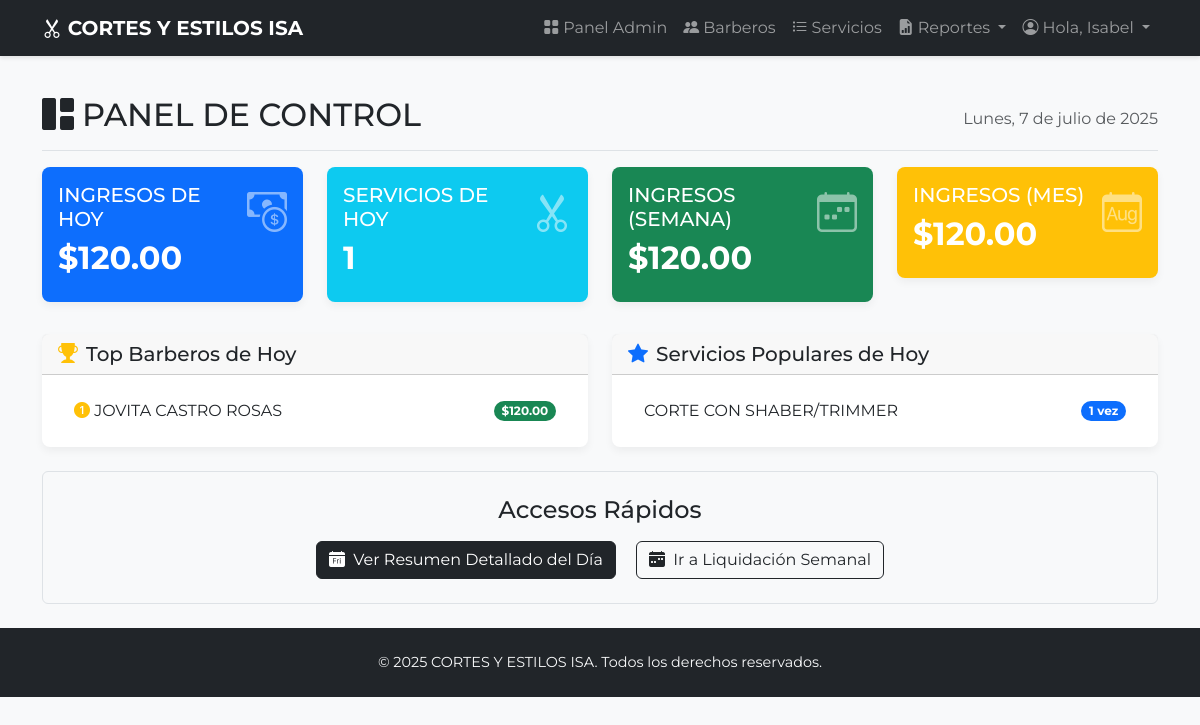
Page /admin/dashboard (signed in) on the committed database.
### app.py (models this page shows, shortened)
class Barbero(db.Model, UserMixin):
    id = db.Column(db.Integer, primary_key=True)
    nombre_usuario = db.Column(db.String(80), unique=True, nullable=False)
    contrasena_hash = db.Column(db.String(256), nullable=False)
    nombre_completo = db.Column(db.String(120), nullable=False)
    porcentaje_comision = db.Column(db.Float, nullable=False, default=0.5)
    rol = db.Column(db.String(20), nullable=False, default='barbero')
    cortes = db.relationship('Corte', backref='autor_barbero', lazy='dynamic') # Cambiado a lazy='dynamic'
    pagos = db.relationship('PagoSemanal', backref='beneficiario_barbero', lazy='dynamic') # Cambiado a lazy='dynamic'

class Servicio(db.Model): # Definido ANTES de Corte
    id = db.Column(db.Integer, primary_key=True)
    nombre = db.Column(db.String(100), unique=True, nullable=False)
    precio = db.Column(db.Float, nullable=False)
    activo = db.Column(db.Boolean, default=True, nullable=False)
    cortes_realizados = db.relationship('Corte', backref='servicio_prestado', lazy='dynamic')

### app.py (the view)
@app.route('/admin/dashboard')
@login_required
@admin_required
def admin_dashboard():
    hoy_utc = datetime.utcnow().date()
    inicio_hoy = datetime.combine(hoy_utc, datetime.min.time())
    fin_hoy = datetime.combine(hoy_utc, datetime.max.time())
    cortes_hoy = Corte.query.filter(Corte.fecha_hora_corte.between(inicio_hoy, fin_hoy)).all()
    ingresos_hoy = sum(c.precio_registrado for c in cortes_hoy)
    servicios_hoy = len(cortes_hoy)
    ingresos_por_barbero = {}
    for corte in cortes_hoy:
        nombre_barbero = corte.autor_barbero.nombre_completo
        ingresos_por_barbero[nombre_barbero] = ingresos_por_barbero.get(nombre_barbero, 0) + corte.precio_registrado
    top_barberos = sorted(ingresos_por_barbero.items(), key=lambda item: item[1], reverse=True)[:3]
    contador_servicios = Counter(c.servicio_prestado.nombre for c in cortes_hoy)
    servicios_populares = contador_servicios.most_common(3)
    hoy = date.today()
    inicio_semana_dt = hoy - timedelta(days=hoy.weekday())
    fin_semana_dt = inicio_semana_dt + timedelta(days=6)
    inicio_semana = datetime.combine(inicio_semana_dt, datetime.min.time())
    fin_semana = datetime.combine(fin_semana_dt, datetime.max.time())
    ingresos_semana = db.session.query(func.sum(Corte.precio_registrado)).filter(Corte.fecha_hora_corte.between(inicio_semana, fin_semana)).scalar() or 0.0
    inicio_mes_dt = hoy.replace(day=1)
    _, ultimo_dia_mes = calendar.monthrange(hoy.year, hoy.month)
    fin_mes_dt = hoy.replace(day=ultimo_dia_mes)
    inicio_mes = datetime.combine(inicio_mes_dt, datetime.min.time())
    fin_mes = datetime.combine(fin_mes_dt, datetime.max.time())
    ingresos_mes = db.session.query(func.sum(Corte.precio_registrado)).filter(Corte.fecha_hora_corte.between(inicio_mes, fin_mes)).scalar() or 0.0
    fecha_formateada = formatear_fecha_espanol(datetime.now(TARGET_TIMEZONE))
    return render_template('admin/dashboard.html',
                           ingresos_hoy=ingresos_hoy,
                           servicios_hoy=servicios_hoy,
                           ingresos_semana=ingresos_semana,
                           ingresos_mes=ingresos_mes,
                           top_barberos=top_barberos,
                           servicios_populares=servicios_populares,
                           fecha_formateada=fecha_formateada)

### app.py (called while the page is built)
def formatear_fecha_espanol(dt):
    dias = ["Lunes", "Martes", "Miércoles", "Jueves", "Viernes", "Sábado", "Domingo"]
    meses = ["Enero", "Febrero", "Marzo", "Abril", "Mayo", "Junio", "Julio", "Agosto", "Septiembre", "Octubre", "Noviembre", "Diciembre"]
    nombre_dia = dias[dt.weekday()]
    nombre_mes = meses[dt.month - 1]
    return f"{nombre_dia}, {dt.day} de {nombre_mes.lower()} de {dt.year}"

@login_manager.user_loader
def load_user(user_id):
    return Barbero.query.get(int(user_id))

def admin_required(f):
    @wraps(f)
    def decorated_function(*args, **kwargs):
        if not current_user.is_authenticated or current_user.rol != 'admin':
            flash("Acceso no autorizado. Se requieren permisos de administrador.", "danger")
            return redirect(url_for('login', next=request.url))
        return f(*args, **kwargs)
    return decorated_function

@app.context_processor
def inject_now():
    utc_now = datetime.utcnow()
    aware_utc_now = pytz.utc.localize(utc_now)
    local_now = aware_utc_now.astimezone(TARGET_TIMEZONE)
    return {'now': local_now} # 'now' ahora estará en tu hora local

### templates/admin/dashboard.html (shortened to what this page needs)
{% extends "base.html" %}
{% block content %}
    <div class="d-flex justify-content-between flex-wrap flex-md-nowrap align-items-center pt-3 pb-2 mb-3 border-bottom">
        <h1 class="h2"><i class="bi bi-grid-1x2-fill me-2"></i>PANEL DE CONTROL</h1>
        <span class="text-muted">{{ fecha_formateada }}</span>
    </div>
    <div class="row g-4">
        <div class="col-md-6 col-xl-3"><div class="card text-white bg-primary"><div class="card-body"><div class="d-flex justify-content-between"><div><h5 class="card-title">INGRESOS DE HOY</h5><h2 class="fw-bold">${{ "{:,.2f}".format(ingresos_hoy) }}</h2></div><div class="fs-1 opacity-50"><i class="bi bi-cash-coin"></i></div></div></div></div></div>
        <div class="col-md-6 col-xl-3"><div class="card text-white bg-info"><div class="card-body"><div class="d-flex justify-content-between"><div><h5 class="card-title">SERVICIOS DE HOY</h5><h2 class="fw-bold">{{ servicios_hoy }}</h2></div><div class="fs-1 opacity-50"><i class="bi bi-scissors"></i></div></div></div></div></div>
        <div class="col-md-6 col-xl-3"><div class="card text-white bg-success"><div class="card-body"><div class="d-flex justify-content-between"><div><h5 class="card-title">INGRESOS (SEMANA)</h5><h2 class="fw-bold">${{ "{:,.2f}".format(ingresos_semana) }}</h2></div><div class="fs-1 opacity-50"><i class="bi bi-calendar-week"></i></div></div></div></div></div>
        <div class="col-md-6 col-xl-3"><div class="card text-white bg-warning"><div class="card-body"><div class="d-flex justify-content-between"><div><h5 class="card-title">INGRESOS (MES)</h5><h2 class="fw-bold">${{ "{:,.2f}".format(ingresos_mes) }}</h2></div><div class="fs-1 opacity-50"><i class="bi bi-calendar-month"></i></div></div></div></div></div>
    </div>
    <div class="row g-4 mt-2">
        <div class="col-lg-6">
            <div class="card h-100">
                <div class="card-header"><h5 class="mb-0"><i class="bi bi-trophy-fill text-warning me-2"></i>Top Barberos de Hoy</h5></div>
                <div class="card-body">
                    {% if top_barberos %}
                        <ul class="list-group list-group-flush">
                            {% for barbero, total in top_barberos %}
                                <li class="list-group-item d-flex justify-content-between align-items-center">
                                    <span>
                                        {% if loop.index == 1 %}<i class="bi bi-1-circle-fill text-warning"></i>
                                        {% elif loop.index == 2 %}<i class="bi bi-2-circle-fill text-secondary"></i>
                                        {% elif loop.index == 3 %}<i class="bi bi-3-circle-fill text-danger"></i>
                                        {% else %}<i class="bi bi-dot"></i>
                                        {% endif %}
                                        {{ barbero }}
                                    </span>
                                    <span class="badge bg-success rounded-pill">${{ "{:,.2f}".format(total) }}</span>
                                </li>
                            {% endfor %}
                        </ul>
                    {% else %}
                        <p class="text-muted text-center mt-3">No hay ingresos registrados hoy para mostrar un top.</p>
                    {% endif %}
                </div>
            </div>
        </div>
        <div class="col-lg-6">
            <div class="card h-100">
                <div class="card-header"><h5 class="mb-0"><i class="bi bi-star-fill text-primary me-2"></i>Servicios Populares de Hoy</h5></div>
                <div class="card-body">
                    {% if servicios_populares %}
                         <ul class="list-group list-group-flush">
                            {% for servicio, count in servicios_populares %}
                                <li class="list-group-item d-flex justify-content-between align-items-center">
                                    {{ servicio }}
                                    <span class="badge bg-primary rounded-pill">{{ count }} {% if count > 1 %}veces{% else %}vez{% endif %}</span>
                                </li>
                            {% endfor %}
                        </ul>
                    {% else %}
                        <p class="text-muted text-center mt-3">No se han realizado servicios hoy.</p>
                    {% endif %}
                </div>
            </div>
        </div>
    </div>
    <div class="mt-4 p-4 border rounded bg-light text-center">
        <h4 class="mb-3">Accesos Rápidos</h4>
        <a href="{{ url_for('admin_resumen_diario_barberos') }}" class="btn btn-dark mx-2"><i class="bi bi-calendar-day-fill me-1"></i> Ver Resumen Detallado del Día</a>
        <a href="{{ url_for('admin_liquidacion_semanal') }}" class="btn btn-outline-dark mx-2"><i class="bi bi-calendar-week-fill me-1"></i> Ir a Liquidación Semanal</a>
    </div>
{% endblock %}

### templates/base.html (shortened to what this page needs)
<!DOCTYPE html>
<html lang="es" data-bs-theme="light">
<head>
    <link href="https://cdn.jsdelivr.net/npm/bootstrap@5.3.2/dist/css/bootstrap.min.css" rel="stylesheet">
    <link rel="stylesheet" href="https://cdn.jsdelivr.net/npm/bootstrap-icons@1.11.3/font/bootstrap-icons.min.css">
</head>
<body>
    <nav class="navbar navbar-expand-lg navbar-dark bg-dark sticky-top">
        <div class="container">
            <a class="navbar-brand fw-bold" href="{{ url_for('index') }}">
                <i class="bi bi-scissors"></i>
                CORTES Y ESTILOS ISA
            </a>
            <div class="collapse navbar-collapse" id="navbarNav">
                <ul class="navbar-nav ms-auto mb-2 mb-lg-0">
                    {% if current_user.is_authenticated %}
                        {% if current_user.rol == 'admin' %}
                            <li class="nav-item"><a class="nav-link" href="{{ url_for('admin_dashboard') }}"><i class="bi bi-grid-fill me-1"></i>Panel Admin</a></li>
                            <li class="nav-item"><a class="nav-link" href="{{ url_for('admin_barberos') }}"><i class="bi bi-people-fill me-1"></i>Barberos</a></li>
                            <li class="nav-item"><a class="nav-link" href="{{ url_for('admin_servicios') }}"><i class="bi bi-list-task me-1"></i>Servicios</a></li>
                            <li class="nav-item dropdown">
                                <a class="nav-link dropdown-toggle" href="#" id="navbarDropdownReportes" role="button" data-bs-toggle="dropdown" aria-expanded="false">
                                    <i class="bi bi-file-earmark-bar-graph-fill me-1"></i>Reportes
                                </a>
                            </li>
                        {% else %}
                            <li class="nav-item"><a class="nav-link" href="{{ url_for('barbero_dashboard') }}"><i class="bi bi-person-workspace me-1"></i>Mi Panel</a></li>
                        {% endif %}
                        <li class="nav-item dropdown">
                             <a class="nav-link dropdown-toggle" href="#" id="navbarDropdownUser" role="button" data-bs-toggle="dropdown" aria-expanded="false">
                                <i class="bi bi-person-circle me-1"></i>Hola, {{ current_user.nombre_completo.split(' ')[0] }}
                            </a>
                        </li>
                    {% else %}
                        <li class="nav-item"><a class="nav-link" href="{{ url_for('login') }}"><i class="bi bi-box-arrow-in-right me-1"></i>Iniciar Sesión</a></li>
                    {% endif %}
                </ul>
            </div>
        </div>
    </nav>
    <main class="container py-4">
        {% block content %}{% endblock %}
    </main>
    <footer class="footer mt-auto">
        <div class="container text-center">
            <span class="text-light">&copy; {{ now.year if now else '' }} CORTES Y ESTILOS ISA. Todos los derechos reservados.</span>
        </div>
    </footer>
</body>
</html>

### templates/base.html (style rules this page uses)
body { font-family: 'Montserrat', sans-serif; background-color: #f8f9fa; }
.navbar { box-shadow: 0 2px 4px rgba(0,0,0,.1); }
.card { border: none; box-shadow: 0 4px 8px rgba(0,0,0,.05); border-radius: 0.5rem; }
.footer { background-color: #212529; color: white; padding: 1.5rem 0; font-size: 0.9em; }

### rows in the picture
Barbero: nombre_completo "Isabel"
Barbero: nombre_completo "JOVITA CASTRO ROSAS", total "120.00"
Servicio: nombre "CORTE CON SHABER/TRIMMER", count "1"

### other values in the picture
{{ fecha_formateada }} "Lunes, 7 de julio de 2025"
{{ "{:,.2f}".format(ingresos_hoy) }} "120.00"
{{ servicios_hoy }} "1"
{{ "{:,.2f}".format(ingresos_semana) }} "120.00"
{{ "{:,.2f}".format(ingresos_mes) }} "120.00"
{{ now.year if now else '' }} "2025"
